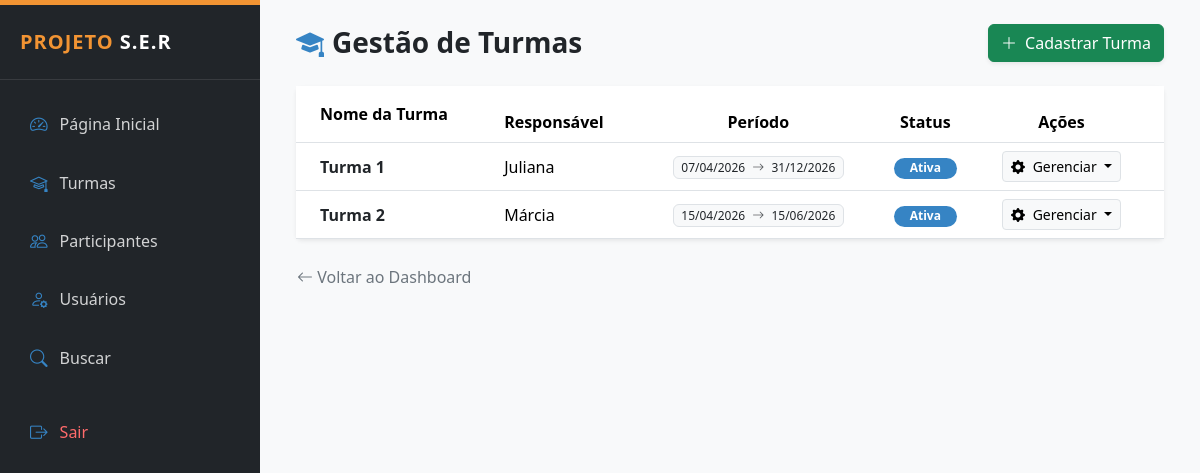
/public/turmas_lista.php (signed in), run on the app's committed database.
### tables this page shows
CREATE TABLE `turmas` (
  `id` int(11) NOT NULL,
  `nome` varchar(120) NOT NULL,
  `descricao` text DEFAULT NULL,
  `responsavel` varchar(100) DEFAULT NULL,
  `data_inicio` date DEFAULT NULL,
  `data_fim` date DEFAULT NULL,
  `status` enum('ativa','encerrada') DEFAULT 'ativa',
  `criado_em` timestamp NOT NULL DEFAULT current_timestamp()
);

### public/turmas_lista.php (the view, shortened to what this page needs)
<?php
require_once __DIR__ . "/../config/conexao.php";
require_once __DIR__ . "/../layout/admin_header.php";
$stmt = $pdo->query("
    SELECT id, nome, responsavel, data_inicio, data_fim, status
    FROM turmas
    ORDER BY id DESC
");
$turmas = $stmt->fetchAll(PDO::FETCH_ASSOC);
?>
<div class="container-fluid">
    <div class="d-flex justify-content-between align-items-center mb-4">
        <div>
            <h3 class="fw-bold mb-0 text-dark">
                <i class="bi bi-mortarboard-fill me-2" style="color: var(--ser-blue);"></i>Gestão de Turmas
            </h3>
        </div>
        <a href="turmas_novo.php" class="btn btn-success shadow-sm">
            <i class="bi bi-plus-lg me-1"></i> Cadastrar Turma
        </a>
    </div>
    <div class="card border-0 shadow-sm">
        <div class="card-body card-body-custom p-0">
            <div class="table-responsive">
                <table class="table table-hover align-middle mb-0">
                    <thead class="bg-light">
                        <tr>
                            <th class="ps-4 py-3">Nome da Turma</th>
                            <th>Responsável</th>
                            <th class="text-center">Período</th>
                            <th class="text-center">Status</th>
                            <th class="text-center pe-4">Ações</th>
                        </tr>
                    </thead>
                    <tbody>
                        <?php foreach ($turmas as $t): ?>
                        <tr>
                            <td class="ps-4 fw-bold text-dark"><?= htmlspecialchars($t['nome']) ?></td>
                            <td><?= htmlspecialchars($t['responsavel']) ?></td>
                            <td class="text-center">
                                <span class="badge bg-light text-dark border fw-normal">
                                    <?= date('d/m/Y', strtotime($t['data_inicio'])) ?>
                                    <i class="bi bi-arrow-right mx-1 text-muted"></i>
                                    <?= date('d/m/Y', strtotime($t['data_fim'])) ?>
                                </span>
                            </td>
                            <td class="text-center">
                                <?php
                                    $status = strtolower(trim($t['status']));
                                    if ($status === 'ativo' || $status === 'ativa'):
                                ?>
                                    <span class="badge rounded-pill px-3" style="background-color: var(--ser-blue);">Ativa</span>
                                <?php else: ?>
                                    <span class="badge rounded-pill bg-secondary px-3">Inativa</span>
                                <?php endif; ?>
                            </td>
                            <td class="text-center pe-4">
                                <div class="btn-group">
                                    <button class="btn btn-sm btn-light border dropdown-toggle" type="button" data-bs-toggle="dropdown" aria-expanded="false">
                                        <i class="bi bi-gear-fill me-1"></i> Gerenciar
                                    </button>
                                </div>
                            </td>
                        </tr>
                        <?php endforeach; ?>
                    </tbody>
                </table>
            </div>
        </div>
    </div>
    <div class="mt-4 mb-5">
        <a href="dashboard.php" class="btn btn-link text-decoration-none p-0 text-secondary">
            <i class="bi bi-arrow-left"></i> Voltar ao Dashboard
        </a>
    </div>
</div>
<?php require_once __DIR__ . '/../layout/admin_footer.php'; ?>

### layout/admin_header.php (style rules this page uses)
:root { --ser-orange: #F29433; --ser-blue: #3684C4; --ser-wine: #A61C62; --ser-light: #f8f9fa; }
body { font-family: 'Segoe UI', Tahoma, Geneva, Verdana, sans-serif; background-color: var(--ser-light); }

### public/turmas_lista.php (style rules this page uses)
.card-body-custom { overflow: visible !important; }
.table-responsive { overflow: visible !important; }

### data on the page
turmas: nome "Turma 1", responsavel "Juliana", data_inicio "07/04/2026", data_fim "31/12/2026", status "Ativa"
turmas: nome "Turma 2", responsavel "Márcia", data_inicio "15/04/2026", data_fim "15/06/2026", status "Ativa"
